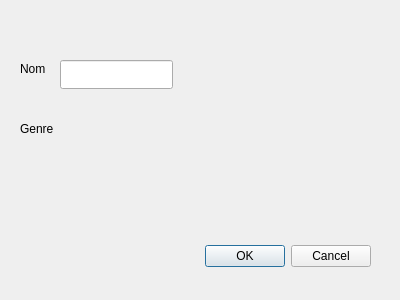
<?xml version="1.0" encoding="UTF-8"?>
<ui version="4.0">
 <class>ModifyLine</class>
 <widget class="QDialog" name="ModifyLine">
  <property name="geometry">
   <rect>
    <x>0</x>
    <y>0</y>
    <width>400</width>
    <height>300</height>
   </rect>
  </property>
  <property name="windowTitle">
   <string>Dialog</string>
  </property>
  <widget class="QDialogButtonBox" name="buttonBox">
   <property name="geometry">
    <rect>
     <x>30</x>
     <y>240</y>
     <width>341</width>
     <height>32</height>
    </rect>
   </property>
   <property name="orientation">
    <enum>Qt::Horizontal</enum>
   </property>
   <property name="standardButtons">
    <set>QDialogButtonBox::Cancel|QDialogButtonBox::Ok</set>
   </property>
  </widget>
  <widget class="QLineEdit" name="lineEdit">
   <property name="geometry">
    <rect>
     <x>60</x>
     <y>60</y>
     <width>113</width>
     <height>29</height>
    </rect>
   </property>
  </widget>
  <widget class="QLabel" name="label">
   <property name="geometry">
    <rect>
     <x>20</x>
     <y>60</y>
     <width>54</width>
     <height>17</height>
    </rect>
   </property>
   <property name="text">
    <string>Nom</string>
   </property>
  </widget>
  <widget class="QLabel" name="label_2">
   <property name="geometry">
    <rect>
     <x>20</x>
     <y>120</y>
     <width>54</width>
     <height>17</height>
    </rect>
   </property>
   <property name="text">
    <string>Genre</string>
   </property>
  </widget>
 </widget>
 <resources/>
 <connections>
  <connection>
   <sender>buttonBox</sender>
   <signal>accepted()</signal>
   <receiver>ModifyLine</receiver>
   <slot>accept()</slot>
   <hints>
    <hint type="sourcelabel">
     <x>248</x>
     <y>254</y>
    </hint>
    <hint type="destinationlabel">
     <x>157</x>
     <y>274</y>
    </hint>
   </hints>
  </connection>
  <connection>
   <sender>buttonBox</sender>
   <signal>rejected()</signal>
   <receiver>ModifyLine</receiver>
   <slot>reject()</slot>
   <hints>
    <hint type="sourcelabel">
     <x>316</x>
     <y>260</y>
    </hint>
    <hint type="destinationlabel">
     <x>286</x>
     <y>274</y>
    </hint>
   </hints>
  </connection>
 </connections>
</ui>
